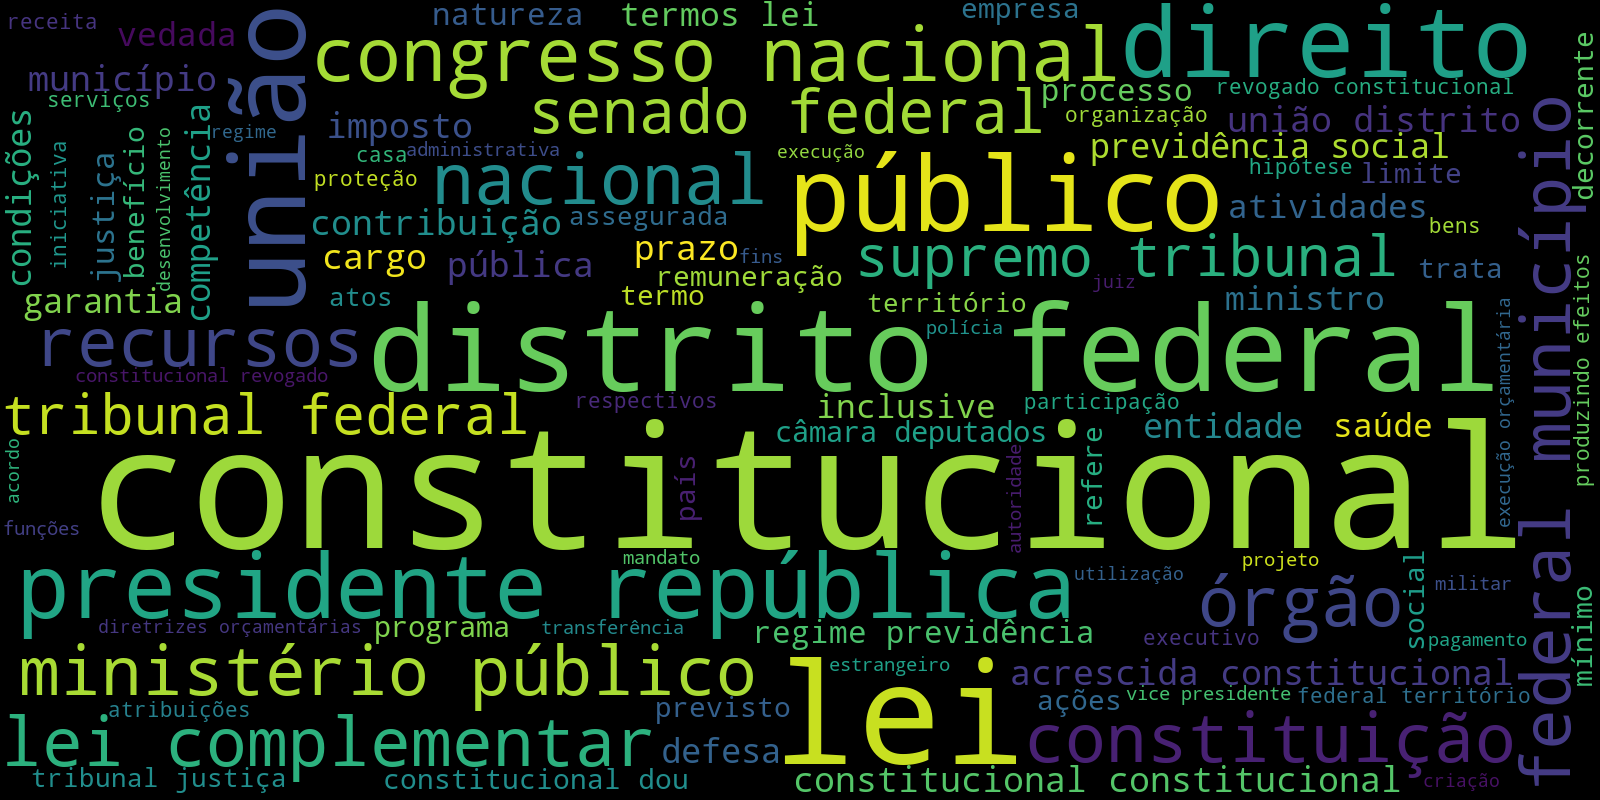

This figure's Python source:
import matplotlib.pyplot as plt
from wordcloud import WordCloud, STOPWORDS, ImageColorGenerator

with open('data/ConstituicaoTextoAtualizado_EC.txt', 'r') as fo:
    text = fo.read().lower()

words = text.split()
print('Number of words in text file :', len(words))

with open('utility/stopwords-pt-br.txt', 'r', encoding='utf-8') as fo:
    stopwords_file = fo.read().splitlines()

stopwords = set(STOPWORDS)
stopwords.update(stopwords_file)
stopwords.update(["I", "II", "III", "IV", "V", "VI", "VII", "VIII", "IX", "X", "XI", "XII", "XIII", "IV", "V"])
stopwords.update(["i", "ii", "iii", "iv", "v", "vi", "vii", "viii", "ix", "x", "xi", "xii", "xiii", "iv", "v"])
stopwords.update(["seção", "título", "capítulo", "parágrafo", "inciso", "caput", "artigo", "art", "ato", "nº", "1º", "2º", "3º", "4º", "5º"])
stopwords.update(["seguinte", "seguintes", "podendo", "poderão", "prevista", "único", "redação", "acrescido",
                  "dada", "atividade", "serviço", "recurso", "emenda", "publicada", "respectiva", "respectivas", "respectivo", "respectivos"
                  "acrescida", "exercício", "salvo", "seguintes", "respectiva", "alínea","josé"])
 
wordcloud = WordCloud(stopwords=stopwords, 
                      max_words=100,
                      #max_font_size=40,
                      width=1600,
                      height=800,
                      background_color="black").generate(text)
 
fig, ax = plt.subplots(figsize=(10,6))
ax.imshow(wordcloud, interpolation='bilinear')
ax.set_axis_off()
 
plt.imshow(wordcloud)
wordcloud.to_file("wordcloud-constituicao-1988.png")
